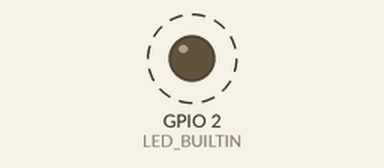
This sketch was run on a simulated ESP32. On the bench: output pins drawn as LEDs (lit = HIGH). Dashed ring = blinking. What the sketch prints to the serial monitor is not drawn.

Above: at 0.5 s.
Timing chart, 0 to 4.6 s (numbered marks = the images above):
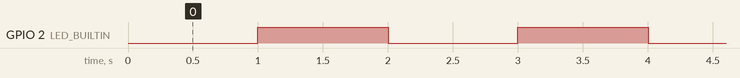

Measured:
- by itself, GPIO 2 (LED_BUILTIN): alternates HIGH for 1.0 s and LOW for 1.0 s

The sketch:

esp_multi.ino
```cpp
int LED_BUILTIN = 2;

void setup() {
  // initialize digital pin LED_BUILTIN as an output.
  pinMode (LED_BUILTIN, OUTPUT);

  Serial.begin (230400);

  xTaskCreatePinnedToCore (
    loop2,     // Function to implement the task
    "loop2",   // Name of the task
    1000,      // Stack size in bytes
    NULL,      // Task input parameter
    0,         // Priority of the task
    NULL,      // Task handle.
    0          // Core where the task should run
  );
}

// the loop function runs over and over again forever
void loop() {
  digitalWrite (LED_BUILTIN, LOW);  // turn the LED on (HIGH is the voltage level)
  delay (1000);  // wait for a second
  digitalWrite (LED_BUILTIN, HIGH); // turn the LED off by making the voltage LOW
  delay (1000);  // wait for a second
  Serial.print ("loop() running in core ");
  Serial.println (xPortGetCoreID());
}

// the loop2 function also runs forver but as a parallel task
void loop2 (void* pvParameters) {
  while (1) {
    Serial.print ("Hello");
    delay (500); // wait for half a second
    Serial.print (" World from loop2() at ");
    Serial.println (xPortGetCoreID());
    delay (500); // wait for half a second
  }
}
```
